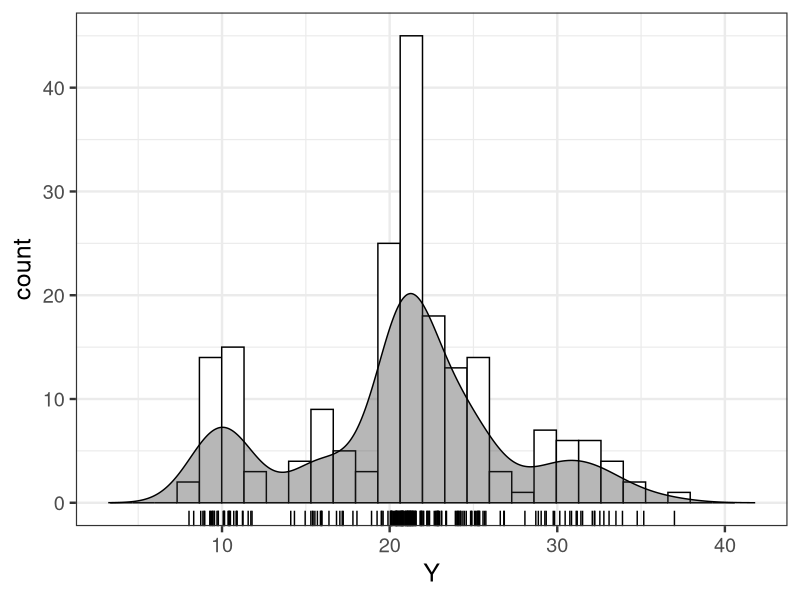

This chart was generated by the following R code:
library(ggplot2)

d <- read.csv(file='input/data-mix2.txt')
dens <- density(d$Y)

p <- ggplot(data=d, aes(x=Y)) +
  theme_bw(base_size=18) +
  geom_histogram(color='black', fill='white') +
  geom_density(aes(y=after_stat(count)), alpha=0.35, colour='black', fill='gray20') +
  geom_rug(sides='b') +
  labs(x='Y') + xlim(range(dens$x)) 
ggsave(file='output/fig11-3.png', plot=p, dpi=300, w=4, h=3)
